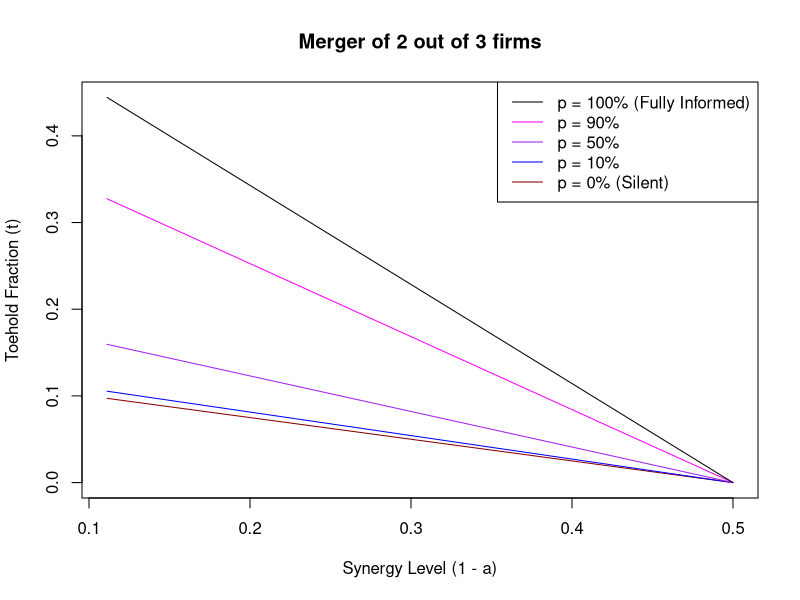

This chart was generated by the following R code:
n <- 3
m <- 2
a = ((n + 1)^2) / (m * ((n - m + 2) ^2))
synergy = (1 - a)
p = (((n - m + 1) * ((n + 1)^2)) - (n - (m * synergy)) * ((n - m + 2)^2)) / ((n - m) * (((n + 1)^2) - ((n - m + 2)^2)))

SynProbRelationship <- function(n, m){
  a_lim = ((n + 1)^2) / (m * ((n - m + 2) ^2))
  a_vals <- c()
  p_vals <- c()
  
  a_seq <- seq(0, a_lim, 0.0001)
  for(a in a_seq){
    # synergy = (1 - a)
    # p = (((n - m + 1) * ((n + 1)^2)) - (n - (m * synergy)) * ((n - m + 2)^2)) / ((n - m) * (((n + 1)^2) - ((n - m + 2)^2)))
    p = ((((n + 1)^2) * (n - m + 1)) + (((n - m + 2)^2)*(n - (m * (1 + a))))) / ((n - m) * (((n + 1)^2) + ((n - m + 2)^2)))
    
    print((cbind(a, p)))
    
    if(p <= 1){
      a_vals <- c(a_vals, a)
      p_vals <- c(p_vals, p)
    }
  }
  #print(a_vals)
  
  vals <- cbind(a_vals, p_vals)
  return(vals)
}

vals <- SynProbRelationship(3, 2)
#a = ((n + 1)^2) / (m * ((n - m + 2) ^2))
#a_seq <- seq(0, a, 0.1)

SynToeRelationship <- function(n, m, p){
  a_lim = ((n + 1)^2) / (m * ((n - m + 2) ^2))
  a_vals <- c()
  syn_vals <- c()
  t_vals <- c()
  
  a_seq <- seq(0.5, a_lim, 0.0001)
  for(a in a_seq){
    
    t = ((((n + 1)^2) * (n - m - 1)) - (((n - m + 1)^2) * (n - (m * (1+a))))) / ((n-m) * (((2-p)*((n+1)^2)) - (p * ((n - m + 2)^2))))
      
    #print((cbind(a, t)))
    
    syn = 1 - a
    
    a_vals <- c(a_vals, a)
    syn_vals <- c(syn_vals, syn)
    t_vals <- c(t_vals, t)
    
    
  }
  #print(a_vals)
  
  vals <- cbind.data.frame(syn_vals, t_vals)
  return(vals)
}

toevals_0p <- SynToeRelationship(3, 2, 0)
toevals_10p <- SynToeRelationship(3, 2, 0.1)
toevals_50p <- SynToeRelationship(3, 2, 0.5)
toevals_90p <- SynToeRelationship(3, 2, 0.9)
toevals_100p <- SynToeRelationship(3, 2, 1)


mins <- min(min(toevals_0p$t_vals), min(toevals_10p$t_vals), min(toevals_50p$t_vals), min(toevals_90p$t_vals), min(toevals_100p$t_vals))
maxs <- max(max(toevals_0p$t_vals), max(toevals_10p$t_vals), max(toevals_50p$t_vals), max(toevals_90p$t_vals), max(toevals_100p$t_vals))


plot(toevals_0p$syn_vals, toevals_0p$t_vals, type = "l", ylim = c(mins, maxs), xlab = "Synergy Level (1 - a)", ylab = "Toehold Fraction (t)",  col = "darkred", main = "Merger of 2 out of 3 firms")
legend("topright", legend = c("p = 100% (Fully Informed)", "p = 90%", "p = 50%", "p = 10%", "p = 0% (Silent)"),col = c("black", "magenta", "purple", "blue", "darkred"), lty = 1)
lines(toevals_10p$syn_vals, toevals_10p$t_vals, col = "blue")
lines(toevals_50p$syn_vals, toevals_50p$t_vals, col = "purple")
lines(toevals_90p$syn_vals, toevals_90p$t_vals, col = "magenta")
lines(toevals_100p$syn_vals, toevals_100p$t_vals)



